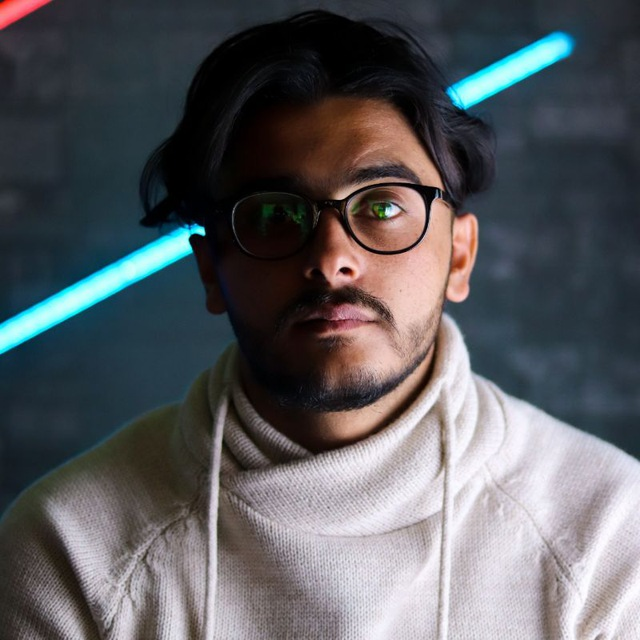
#> input picture majd.jpg, 640 x 640 px
$ python G.py
#> lines starting #> are read from the running program, lines starting #| are printed output that depends on the picture
import cv2

# Görüntü yükleme
image = cv2.imread('majd.jpg')
#> image is the input picture: shape (640, 640, 3); mean B, G, R 94.9, 91.1, 89.8

# Gri tonlamaya çevirme
gray_image = cv2.cvtColor(image, cv2.COLOR_BGR2GRAY)
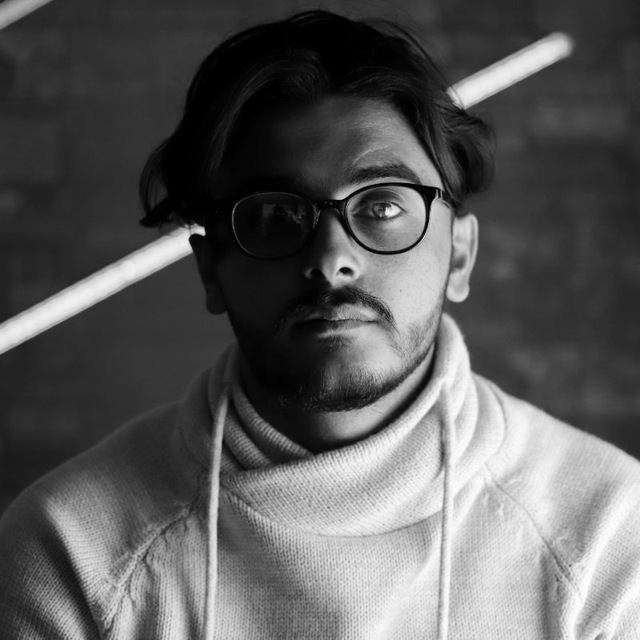
#> gray_image: shape (640, 640); min 0, max 254, mean 91.1

# Kenar tespiti
edges = cv2.Canny(gray_image, 100, 200)
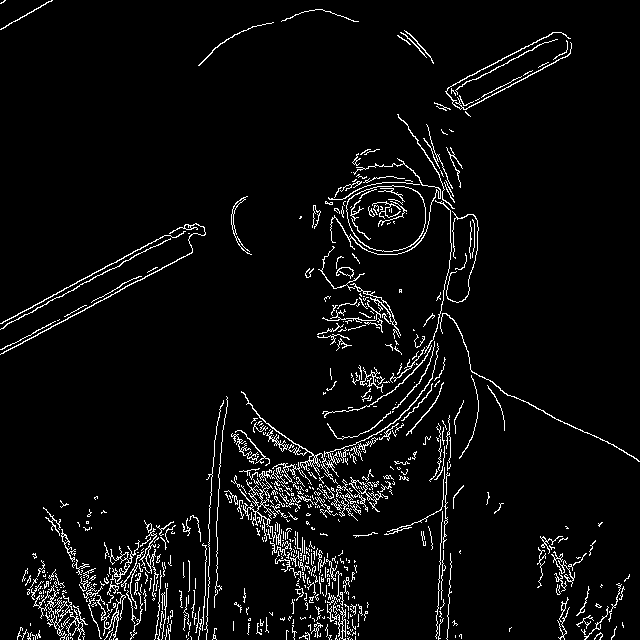
#> edges: shape (640, 640); 4.7% white in thin lines or dots

# Görüntüleri gösterme
cv2.imshow('Original Image', image)
cv2.imshow('Gray Image', gray_image)
cv2.imshow('Edges', edges)
cv2.waitKey(0)
cv2.destroyAllWindows()
